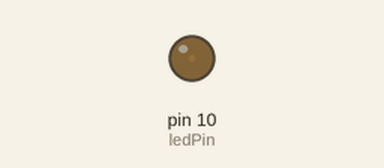
Recording of a sketch running on a simulated Arduino Uno, built with avr-gcc and run on an emulated ATmega328P. On the bench: output pins drawn as LEDs (lit = HIGH).

Above: at 0.05 s.
At 1.55 s:
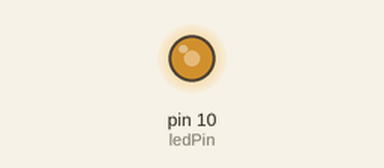
At 2.35 s:
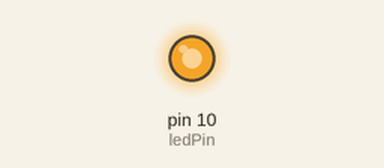
At 4.65 s:
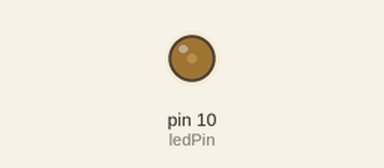
Timing chart, 0 to 6.7 s (numbered marks = the images above):
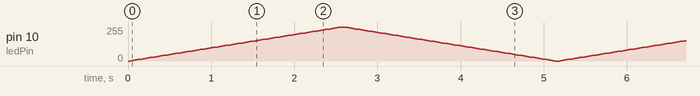

The sketch:

LED_Fade_PWM.ino
```cpp
/*
  Objectif: faire varier la luminosité d'une LED sur la broche 10
  Adapté de David A. Mellis et Tom Igoe
*/


//***** EN-TETE DECLARATIVE *****

int ledPin = 10;    //On renomme la broche 10 en "ledPin"

//***** SETUP *****

void setup() {

}

//***** LOOP *****

void loop() {

  // Variation du min au max par addition de 5 jusqu'à 256

  for (int fadeValue = 0 ; fadeValue <= 255; fadeValue += 3)
  {
    // Définition de la valeur de luminosité (de 0 à 255)
    analogWrite(ledPin, fadeValue);

    // Attente de 30 millisecondes entre chaque palier pour voir l'effet.
    delay(30);
  }

  // Variation du max au min par soustraction de 5 depuis 256

  for (int fadeValue = 255 ; fadeValue >= 0; fadeValue -= 3)
  {
    // Définition de la valeur de luminosité (de 0 à 255)
    analogWrite(ledPin, fadeValue);

    // Attente de 30 millisecondes entre chaque palier pour voir l'effet.
    delay(30);
  }

}
```
